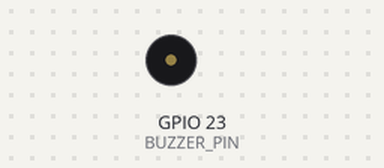
Recording of a sketch running on a simulated ESP32. Shown: buzzer (waves = sounding, pin HIGH). What the sketch prints to the serial monitor is not drawn.

Above: at 0.7 s.
At 1.7 s:
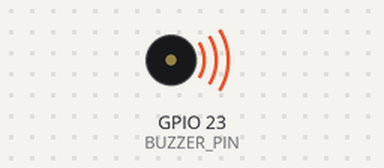
Timing chart, 0 to 8.8 s (numbered marks = the images above):
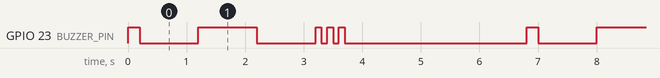

Measured:
- by itself, GPIO 23 (BUZZER_PIN): repeats every 6.8 s: LOW 1.0 s, HIGH 1.0 s, LOW 1.0 s, 2 × (HIGH 0.10 s, LOW 0.10 s), HIGH 0.10 s, LOW 3.1 s, HIGH 0.20 s
- by itself, everything shown: repeats every 6.8 s, in 6 steps

The sketch:

Active_Buzzer_ESP32_test.ino
```cpp
// ============================================================
//  Active Buzzer + ESP32 — เช็คอุปกรณ์เบื้องต้น
// ============================================================
//
//  การต่อขา Active Buzzer → ESP32
//  --------------------------------
//  Buzzer      ESP32
//  --------    -------
//  VCC (+) →   GPIO 23
//  GND (-) →   GND
//
//  หลักการ:
//  - Active Buzzer มีวงจรสั่นในตัว
//  - แค่ให้ไฟ (HIGH) → มีเสียง
//  - ตัดไฟ (LOW) → เงียบ
//  - ไม่ต้องใช้ PWM หรือกำหนดความถี่เอง
// ============================================================

#define BUZZER_PIN  23

void setup() {
  Serial.begin(115200);
  Serial.println("=== Active Buzzer + ESP32 ===");

  pinMode(BUZZER_PIN, OUTPUT);
  digitalWrite(BUZZER_PIN, LOW);
}

void loop() {

  // ทดสอบ 1: ร้องสั้นๆ 1 ครั้ง
  Serial.println("[1] ร้องสั้น 1 ครั้ง");
  digitalWrite(BUZZER_PIN, HIGH);
  delay(200);
  digitalWrite(BUZZER_PIN, LOW);
  delay(1000);

  // ทดสอบ 2: ร้องยาว 1 ครั้ง
  Serial.println("[2] ร้องยาว 1 ครั้ง");
  digitalWrite(BUZZER_PIN, HIGH);
  delay(1000);
  digitalWrite(BUZZER_PIN, LOW);
  delay(1000);

  // ทดสอบ 3: ร้องสั้น 3 ครั้งติดกัน (แบบแจ้งเตือน)
  Serial.println("[3] ร้องสั้น 3 ครั้ง");
  for (int i = 0; i < 3; i++) {
    digitalWrite(BUZZER_PIN, HIGH);
    delay(100);
    digitalWrite(BUZZER_PIN, LOW);
    delay(100);
  }

  Serial.println("=== รอ 3 วินาที แล้วเริ่มใหม่ ===\n");
  delay(3000);
}
```
